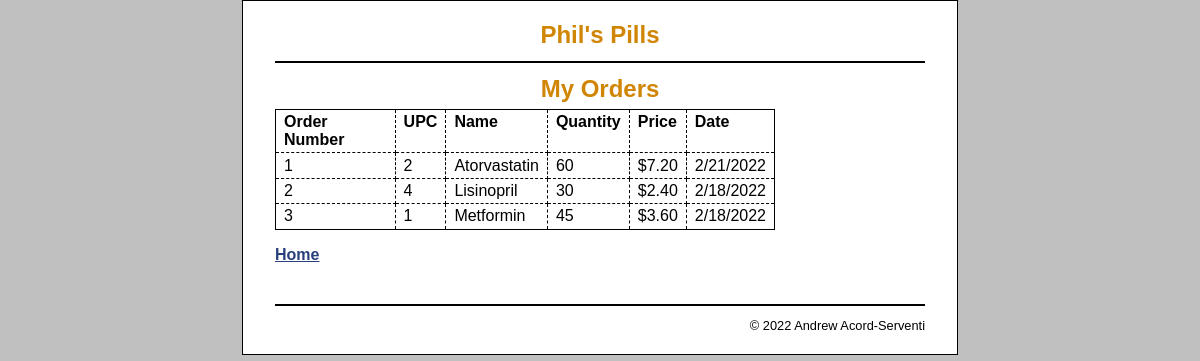
The page /my_orders.php on the database its author committed.
### tables this page shows
CREATE TABLE customer_orders (
  orderNumber   INT(11)        NOT NULL AUTO_INCREMENT,
  UPC           VARCHAR(30)    NOT NULL,
  quantity      INT(11)        NOT NULL,
  orderPrice    DECIMAL(10,2)   NOT NULL,
  dateOrdered   VARCHAR(255)   NOT NULL,
  PRIMARY KEY (orderNumber)
);

CREATE TABLE sellable_products (
  UPC           VARCHAR(30)    NOT NULL,
  productName   VARCHAR(255)   NOT NULL,
  productDescription   VARCHAR(255)   NOT NULL,
  size          VARCHAR(255)   NOT NULL,
  price         DECIMAL(10,2)   NOT NULL,
  stockQuantity INT(255)       NOT NULL,
  PRIMARY KEY (UPC)
);

### my_orders.php (the view, shortened to what this page needs)
<?php
require_once('database.php');
$queryOrders = 'SELECT customer_orders.*, sellable_products.productName
                FROM  customer_orders
                INNER JOIN sellable_products ON customer_orders.UPC= sellable_products.UPC
                ORDER BY orderNumber';
$statementOrders = $db -> prepare($queryOrders);
$statementOrders->execute();
$orders = $statementOrders->fetchAll();
?>
<!DOCTYPE html>
<html>
<head>
    <link rel="stylesheet" type="text/css" href="main.css" />
</head>
<body>
<header><h1>Phil's Pills</h1></header>
<main>
    <center><h1>My Orders</h1></center>
    <section>
        <table>
            <tr>
                <th>Order Number</th>
                <th>UPC</th>
                <th>Name</th>
                <th>Quantity</th>
                <th>Price</th>
                <th>Date</th>
            </tr>
            <?php foreach ($orders as $order) : ?>
            <tr>
                <td><?php echo $order['orderNumber']; ?></td>
                <td><?php echo $order['UPC']; ?></td>
                <td><?php echo $order['productName']; ?></td>
                <td><?php echo $order['quantity']; ?></td>
                <td>$<?php echo $order['orderPrice']; ?></td>
                <td><?php echo $order['dateOrdered']; ?></td>
            </tr>
            <?php endforeach; ?>
        </table>
        <p><a href="index.php">Home</a></p>
    </section>
</main>
<footer>
    <p>&copy; <?php echo date("Y"); ?> Andrew Acord-Serventi</p>
</footer>
</body>
</html>

### main.css (style rules this page uses)
html { background-color: rgb(192, 192, 192); }
body { margin-top: 0; font-family: Arial, Helvetica, sans-serif; width: 650px; margin: 0 auto; background-color: white; border: 1px solid black; padding: .5em 2em; }
header { margin: 0; border-bottom: 2px solid black; text-align: center; justify-content: center; }
header h1 { margin: 0; padding: .5em 0; color: rgb(208, 133, 4); text-align: center; justify-content: center; }
main { margin: 0; }
section { float: left; width: 500px; padding-bottom: 1.5em; }
footer { clear: both; margin-top: 1em; border-top: 2px solid black; }
footer p { text-align: right; font-size: 80%; margin: 1em 0; }
h1 { font-size: 150%; margin: 0; padding: .5em 0 .25em; text-align: center; }
h1, h2 { color: rgb(208, 133, 4); }
a { color: rgb(41, 64, 124); font-weight: bold; }
table { border: 1px solid black; border-collapse: collapse; }
td, th { border: 1px dashed black; padding: .2em .5em .2em .5em; vertical-align: top; text-align: left; }

### rows shown on the page
customer_orders: orderNumber "1", UPC "2", sellable_products.productName "Atorvastatin", quantity "60", orderPrice "7.20", dateOrdered "2/21/2022"
customer_orders: orderNumber "2", UPC "4", sellable_products.productName "Lisinopril", quantity "30", orderPrice "2.40", dateOrdered "2/18/2022"
customer_orders: orderNumber "3", UPC "1", sellable_products.productName "Metformin", quantity "45", orderPrice "3.60", dateOrdered "2/18/2022"
